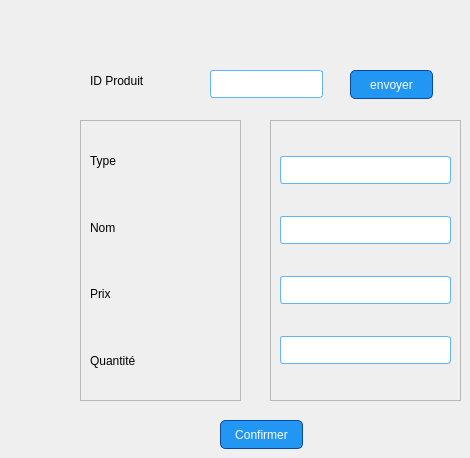
      <widget class="QWidget" name="pagemodifierproduit">
       <widget class="QLabel" name="label_5">
        <property name="geometry">
         <rect>
          <x>90</x>
          <y>60</y>
          <width>121</width>
          <height>41</height>
         </rect>
        </property>
        <property name="text">
         <string>ID Produit</string>
        </property>
       </widget>
       <widget class="QFrame" name="frame_5">
        <property name="geometry">
         <rect>
          <x>80</x>
          <y>120</y>
          <width>161</width>
          <height>281</height>
         </rect>
        </property>
        <property name="frameShape">
         <enum>QFrame::Shape::StyledPanel</enum>
        </property>
        <property name="frameShadow">
         <enum>QFrame::Shadow::Raised</enum>
        </property>
        <layout class="QVBoxLayout" name="verticalLayout_4">
         <item>
          <widget class="QLabel" name="label_6">
           <property name="text">
            <string>Type</string>
           </property>
          </widget>
         </item>
         <item>
          <widget class="QLabel" name="label_7">
           <property name="text">
            <string>Nom</string>
           </property>
          </widget>
         </item>
         <item>
          <widget class="QLabel" name="label_8">
           <property name="text">
            <string>Prix</string>
           </property>
          </widget>
         </item>
         <item>
          <widget class="QLabel" name="label_9">
           <property name="text">
            <string>Quantité</string>
           </property>
          </widget>
         </item>
        </layout>
       </widget>
       <widget class="QFrame" name="frame_6">
        <property name="geometry">
         <rect>
          <x>270</x>
          <y>120</y>
          <width>191</width>
          <height>281</height>
         </rect>
        </property>
        <property name="frameShape">
         <enum>QFrame::Shape::StyledPanel</enum>
        </property>
        <property name="frameShadow">
         <enum>QFrame::Shadow::Raised</enum>
        </property>
        <layout class="QVBoxLayout" name="verticalLayout_5">
         <item>
          <widget class="QLineEdit" name="inputtypemodi">
           <property name="styleSheet">
            <string notr="true">QLineEdit {
    border: 1px solid #64B5F6; /* Bleu clair */
    border-radius: 3px;
    padding: 5px;
    background-color: white;
}
QLineEdit:focus {
    border: 2px solid #1E88E5; /* Bleu vif */
}</string>
           </property>
          </widget>
         </item>
         <item>
          <widget class="QLineEdit" name="inputnommodif">
           <property name="styleSheet">
            <string notr="true">QLineEdit {
    border: 1px solid #64B5F6; /* Bleu clair */
    border-radius: 3px;
    padding: 5px;
    background-color: white;
}
QLineEdit:focus {
    border: 2px solid #1E88E5; /* Bleu vif */
}</string>
           </property>
          </widget>
         </item>
         <item>
          <widget class="QLineEdit" name="inputprixmodif">
           <property name="styleSheet">
            <string notr="true">QLineEdit {
    border: 1px solid #64B5F6; /* Bleu clair */
    border-radius: 3px;
    padding: 5px;
    background-color: white;
}
QLineEdit:focus {
    border: 2px solid #1E88E5; /* Bleu vif */
}</string>
           </property>
          </widget>
         </item>
         <item>
          <widget class="QLineEdit" name="inputquantitemodif">
           <property name="styleSheet">
            <string notr="true">QLineEdit {
    border: 1px solid #64B5F6; /* Bleu clair */
    border-radius: 3px;
    padding: 5px;
    background-color: white;
}
QLineEdit:focus {
    border: 2px solid #1E88E5; /* Bleu vif */
}</string>
           </property>
          </widget>
         </item>
        </layout>
       </widget>
       <widget class="QLineEdit" name="idproduitmodifie">
        <property name="geometry">
         <rect>
          <x>210</x>
          <y>70</y>
          <width>113</width>
          <height>28</height>
         </rect>
        </property>
        <property name="styleSheet">
         <string notr="true">QLineEdit {
    border: 1px solid #64B5F6; /* Bleu clair */
    border-radius: 3px;
    padding: 5px;
    background-color: white;
}
QLineEdit:focus {
    border: 2px solid #1E88E5; /* Bleu vif */
}</string>
        </property>
       </widget>
       <widget class="QPushButton" name="bouttonidproduitmodif">
        <property name="geometry">
         <rect>
          <x>350</x>
          <y>70</y>
          <width>83</width>
          <height>29</height>
         </rect>
        </property>
        <property name="styleSheet">
         <string notr="true">QPushButton {
    background-color: #2196F3; /* Bleu primaire */
    color: white;
    border: 1px solid #0D47A1; /* Bleu foncé */
    border-radius: 5px;
    padding: 5px;
}
QPushButton:hover {
    background-color: #1976D2; /* Bleu intermédiaire */
}
QPushButton:pressed {
    background-color: #1565C0; /* Bleu plus foncé */
}</string>
        </property>
        <property name="text">
         <string>envoyer</string>
        </property>
       </widget>
       <widget class="QPushButton" name="bouttonconfirmermodification">
        <property name="geometry">
         <rect>
          <x>220</x>
          <y>420</y>
          <width>83</width>
          <height>29</height>
         </rect>
        </property>
        <property name="styleSheet">
         <string notr="true">QPushButton {
    background-color: #2196F3; /* Bleu primaire */
    color: white;
    border: 1px solid #0D47A1; /* Bleu foncé */
    border-radius: 5px;
    padding: 5px;
}
QPushButton:hover {
    background-color: #1976D2; /* Bleu intermédiaire */
}
QPushButton:pressed {
    background-color: #1565C0; /* Bleu plus foncé */
}</string>
        </property>
        <property name="text">
         <string>Confirmer</string>
        </property>
       </widget>
      </widget>
